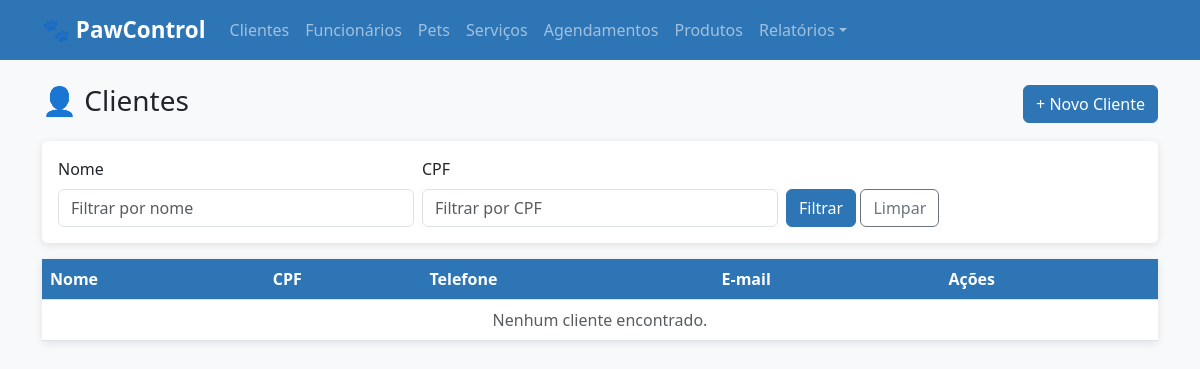
Page /clientes/ on the earlier database version.
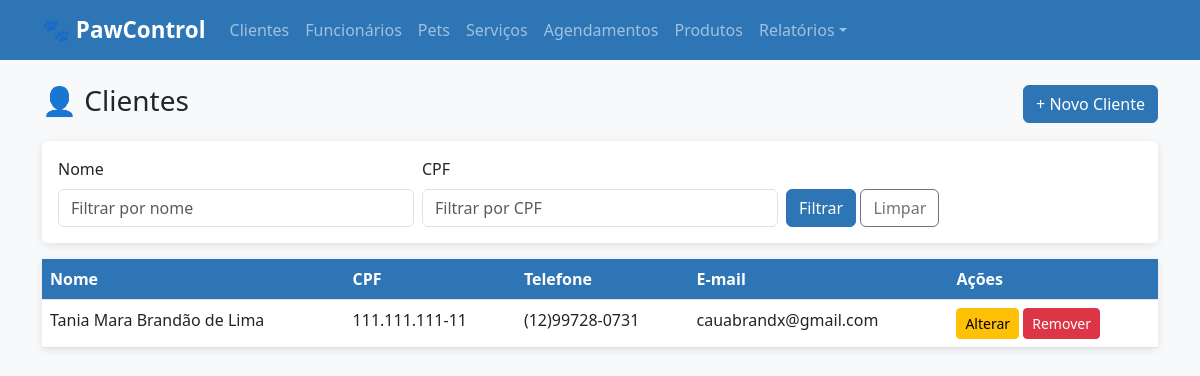
Same page on the later database version.
### core/models.py (models this page shows, shortened)
class Cliente(models.Model):
    nome = models.CharField(max_length=150)
    cpf = models.CharField(max_length=14, unique=True)
    telefone = models.CharField(max_length=20)
    email = models.EmailField(blank=True, null=True)
    endereco = models.CharField(max_length=300, blank=True, null=True)
    class Meta:
        ordering = ['nome']

### core/views.py (the view)
# urls.py: path('clientes/', views.cliente_listar, name='cliente_listar'),
def cliente_listar(request):
    nome = request.GET.get('nome', '')
    cpf = request.GET.get('cpf', '')
    clientes = Cliente.objects.all()
    if nome:
        clientes = clientes.filter(nome__icontains=nome)
    if cpf:
        clientes = clientes.filter(cpf__icontains=cpf)
    return render(request, 'core/cliente_listar.html', {'clientes': clientes, 'nome': nome, 'cpf': cpf})

### core/templates/core/cliente_listar.html (shortened to what this page needs)
{% extends "core/base.html" %}
{% block content %}
<div class="d-flex justify-content-between align-items-center mb-3"><h3>👤 Clientes</h3><a href="{% url 'cliente_inserir' %}" class="btn btn-primary">+ Novo Cliente</a></div>
<div class="card p-3 mb-3"><form method="get" class="row g-2 align-items-end">
    <div class="col-md-4"><label class="form-label">Nome</label><input type="text" name="nome" value="{{ nome }}" class="form-control" placeholder="Filtrar por nome"></div>
    <div class="col-md-4"><label class="form-label">CPF</label><input type="text" name="cpf" value="{{ cpf }}" class="form-control" placeholder="Filtrar por CPF"></div>
    <div class="col-md-4"><button type="submit" class="btn btn-primary">Filtrar</button> <a href="{% url 'cliente_listar' %}" class="btn btn-outline-secondary">Limpar</a></div>
</form></div>
<div class="card"><div class="table-responsive"><table class="table table-hover mb-0"><thead><tr><th>Nome</th><th>CPF</th><th>Telefone</th><th>E-mail</th><th>Ações</th></tr></thead><tbody>
{% for c in clientes %}<tr ondblclick="window.location='{% url 'cliente_detalhar' c.pk %}'" style="cursor:pointer"><td>{{ c.nome }}</td><td>{{ c.cpf }}</td><td>{{ c.telefone }}</td><td>{{ c.email|default:"-" }}</td><td><a href="{% url 'cliente_alterar' c.pk %}" class="btn btn-sm btn-warning">Alterar</a> <a href="{% url 'cliente_remover' c.pk %}" class="btn btn-sm btn-danger">Remover</a></td></tr>{% empty %}<tr><td colspan="5" class="text-center text-muted">Nenhum cliente encontrado.</td></tr>{% endfor %}
</tbody></table></div></div>
{% endblock %}

Differences in the rows shown:
added Cliente: nome "Tania Mara Brandão de Lima", cpf "111.111.111-11", telefone "(12)99728-0731", email "cauabrandx@gmail.com"
Other differences:
text no longer shown: "Nenhum cliente encontrado."
